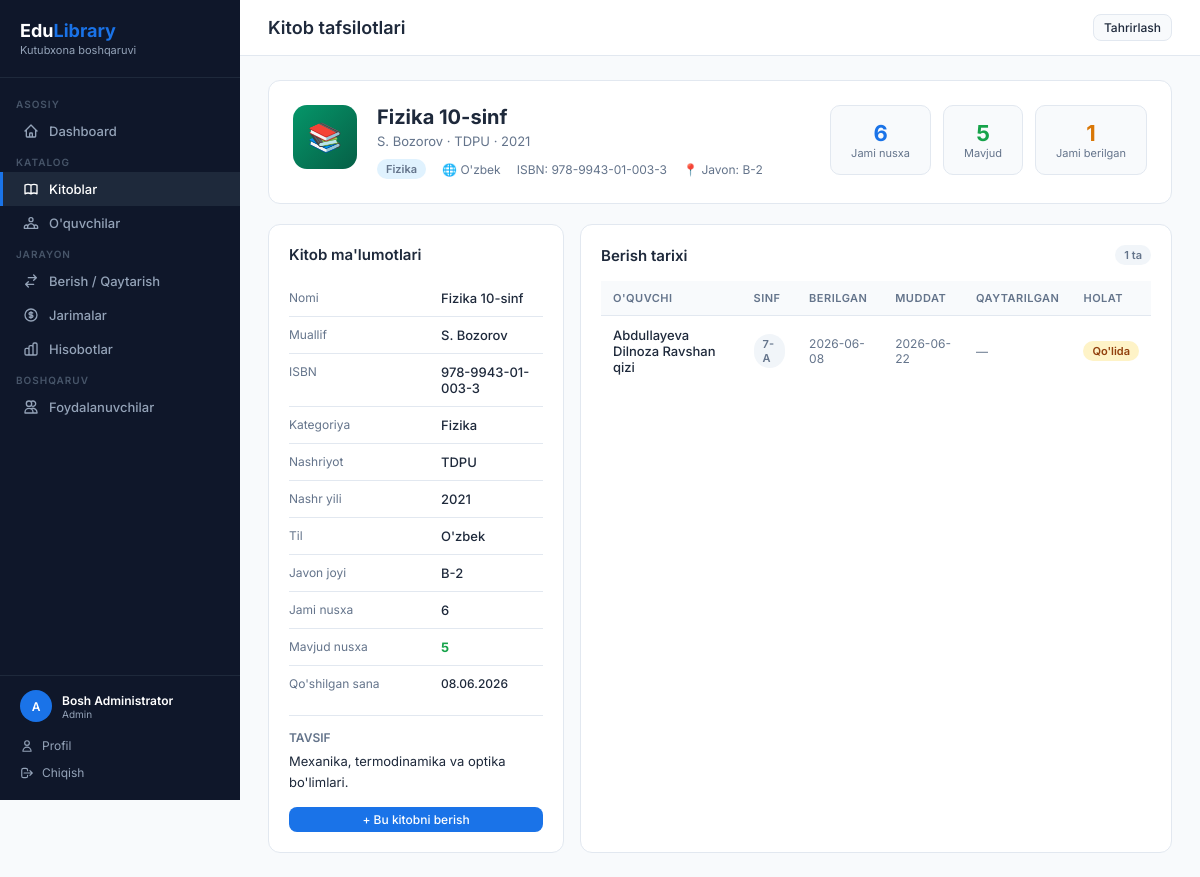
Before: /books/3 (signed in) with the older database file.
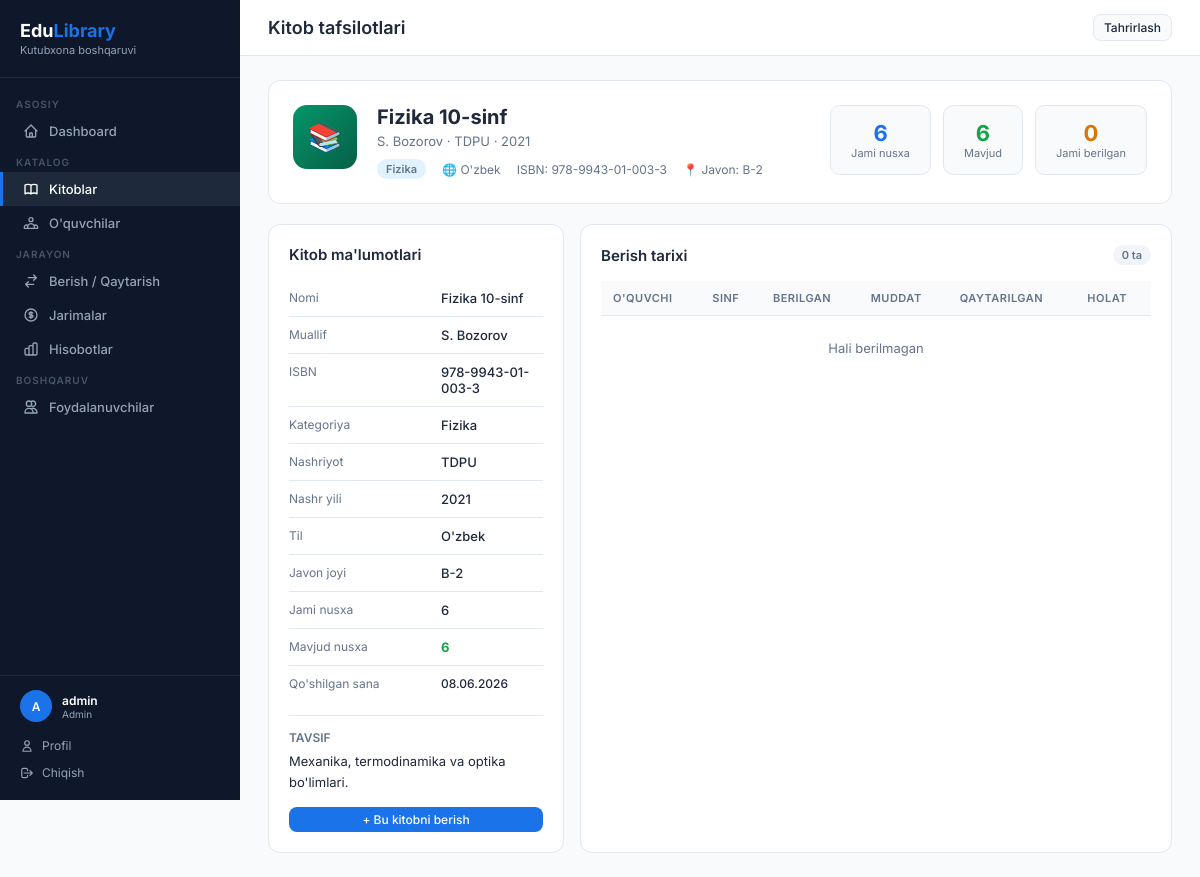
After: the same page with the newer database file.
### app.py (models this page shows, shortened)
class User(UserMixin, db.Model):
    id = db.Column(db.Integer, primary_key=True)
    username = db.Column(db.String(80), unique=True, nullable=False)
    password_hash = db.Column(db.String(200), nullable=False)
    role = db.Column(db.String(20), default='librarian')  # admin / librarian
    full_name = db.Column(db.String(150))
    email = db.Column(db.String(120), unique=True)
    phone = db.Column(db.String(20))
    is_active = db.Column(db.Boolean, default=True)
    last_login = db.Column(db.DateTime)
    created_at = db.Column(db.DateTime, default=datetime.utcnow)
    @property
    def display_name(self):
        try:
            return self.full_name or self.username
        except Exception:
            return self.username

class Book(db.Model):
    id = db.Column(db.Integer, primary_key=True)
    title = db.Column(db.String(200), nullable=False)
    author = db.Column(db.String(150), nullable=False)
    isbn = db.Column(db.String(30), unique=True)
    category = db.Column(db.String(80))
    total_copies = db.Column(db.Integer, default=1)
    available_copies = db.Column(db.Integer, default=1)
    description = db.Column(db.Text)
    publisher = db.Column(db.String(150))
    year = db.Column(db.Integer)
    language = db.Column(db.String(50), default="O'zbek")
    shelf_location = db.Column(db.String(50))
    created_at = db.Column(db.DateTime, default=datetime.utcnow)
    borrows = db.relationship('Borrow', backref='book', lazy=True)
    @property
    def borrow_count(self):
        return len(self.borrows)

class Borrow(db.Model):
    id = db.Column(db.Integer, primary_key=True)
    student_id = db.Column(db.Integer, db.ForeignKey('student.id'), nullable=False)
    book_id = db.Column(db.Integer, db.ForeignKey('book.id'), nullable=False)
    borrow_date = db.Column(db.Date, default=date.today)
    due_date = db.Column(db.Date, nullable=False)
    return_date = db.Column(db.Date, nullable=True)
    status = db.Column(db.String(20), default='borrowed')  # borrowed / returned / overdue
    notes = db.Column(db.String(250))
    fines = db.relationship('Fine', backref='borrow', lazy=True, cascade='all, delete-orphan')
    @property
    def is_overdue(self):
        return self.status == 'borrowed' and self.due_date < date.today()

class Student(db.Model):
    id = db.Column(db.Integer, primary_key=True)
    full_name = db.Column(db.String(150), nullable=False)
    student_id = db.Column(db.String(30), unique=True, nullable=False)
    grade = db.Column(db.String(20), nullable=False)
    gender = db.Column(db.String(10))           # erkak / ayol
    phone = db.Column(db.String(20))
    email = db.Column(db.String(120))
    date_of_birth = db.Column(db.Date)
    address = db.Column(db.String(250))
    parent_name = db.Column(db.String(150))
    parent_phone = db.Column(db.String(20))
    notes = db.Column(db.Text)
    created_at = db.Column(db.DateTime, default=datetime.utcnow)
    borrows = db.relationship('Borrow', backref='student', lazy=True, cascade='all, delete-orphan')

### app.py (the view)
@app.route('/books/<int:id>')
@login_required
def book_detail(id):
    book = Book.query.get_or_404(id)
    history = Borrow.query.filter_by(book_id=id).order_by(Borrow.id.desc()).all()
    return render_template('book_detail.html', book=book, history=history)

### app.py (called while the page is built)
@login_manager.user_loader
def load_user(user_id):
    return db.session.get(User, int(user_id))

### templates/book_detail.html (shortened to what the changed rows need)
{% extends 'base.html' %}
{% block page_title %}Kitob tafsilotlari{% endblock %}
{% block topbar_actions %}
  <a href="{{ url_for('edit_book', id=book.id) }}" class="btn btn-secondary btn-sm">Tahrirlash</a>
{% endblock %}
{% block content %}
<div class="detail-header">
  <div class="detail-avatar" style="background: linear-gradient(135deg, #059669, #065f46); font-size:28px;">
    📚
  </div>
  <div class="detail-title" style="flex:1;">
    <h2>{{ book.title }}</h2>
    <p>{{ book.author }}{% if book.publisher %} · {{ book.publisher }}{% endif %}{% if book.year %} · {{ book.year }}{% endif %}</p>
    <div class="detail-meta">
      {% if book.category %}<span class="badge badge-info" style="font-size:11px;">{{ book.category }}</span>{% endif %}
      {% if book.language %}<span>🌐 {{ book.language }}</span>{% endif %}
      {% if book.isbn %}<span>ISBN: {{ book.isbn }}</span>{% endif %}
      {% if book.shelf_location %}<span>📍 Javon: {{ book.shelf_location }}</span>{% endif %}
    </div>
  </div>
  <div style="display:flex; gap:12px; text-align:center;">
    <div style="background:var(--bg); border:1px solid var(--border); border-radius:10px; padding:14px 20px;">
      <div style="font-size:22px; font-weight:700; color:var(--primary);">{{ book.total_copies }}</div>
      <div style="font-size:11px; color:var(--text-muted);">Jami nusxa</div>
    </div>
    <div style="background:var(--bg); border:1px solid var(--border); border-radius:10px; padding:14px 20px;">
      <div style="font-size:22px; font-weight:700; color:{% if book.available_copies == 0 %}#dc2626{% else %}#16a34a{% endif %};">{{ book.available_copies }}</div>
      <div style="font-size:11px; color:var(--text-muted);">Mavjud</div>
    </div>
    <div style="background:var(--bg); border:1px solid var(--border); border-radius:10px; padding:14px 20px;">
      <div style="font-size:22px; font-weight:700; color:#d97706;">{{ book.borrow_count }}</div>
      <div style="font-size:11px; color:var(--text-muted);">Jami berilgan</div>
    </div>
  </div>
</div>
<div style="display:grid; grid-template-columns:1fr 2fr; gap:16px;">
  <div class="card">
    <div class="card-header"><h3>Kitob ma'lumotlari</h3></div>
    <div>
      <div class="info-item"><span class="info-label">Nomi</span><span class="info-value">{{ book.title }}</span></div>
      <div class="info-item"><span class="info-label">Muallif</span><span class="info-value">{{ book.author }}</span></div>
      <div class="info-item"><span class="info-label">ISBN</span><span class="info-value">{{ book.isbn or '—' }}</span></div>
      <div class="info-item"><span class="info-label">Kategoriya</span><span class="info-value">{{ book.category or '—' }}</span></div>
      <div class="info-item"><span class="info-label">Nashriyot</span><span class="info-value">{{ book.publisher or '—' }}</span></div>
      <div class="info-item"><span class="info-label">Nashr yili</span><span class="info-value">{{ book.year or '—' }}</span></div>
      <div class="info-item"><span class="info-label">Til</span><span class="info-value">{{ book.language or '—' }}</span></div>
      <div class="info-item"><span class="info-label">Javon joyi</span><span class="info-value">{{ book.shelf_location or '—' }}</span></div>
      <div class="info-item"><span class="info-label">Jami nusxa</span><span class="info-value">{{ book.total_copies }}</span></div>
      <div class="info-item"><span class="info-label">Mavjud nusxa</span>
        <span class="info-value" style="color:{% if book.available_copies == 0 %}#dc2626{% else %}#16a34a{% endif %}; font-weight:700;">{{ book.available_copies }}</span>
      </div>
      <div class="info-item"><span class="info-label">Qo'shilgan sana</span><span class="info-value" style="font-size:12px;">{{ book.created_at.strftime('%d.%m.%Y') }}</span></div>
    </div>
    {% if book.description %}
    <div style="margin-top:14px; padding-top:14px; border-top:1px solid var(--border);">
      <div style="font-size:12px; color:var(--text-muted); margin-bottom:6px; font-weight:600;">TAVSIF</div>
      <p style="font-size:13px; line-height:1.6; color:var(--text);">{{ book.description }}</p>
    </div>
    {% endif %}
    {% if book.available_copies > 0 %}
    <div style="margin-top:14px;">
      <a href="{{ url_for('add_borrow') }}" class="btn btn-primary btn-sm" style="width:100%; justify-content:center;">+ Bu kitobni berish</a>
    </div>
    {% else %}
    <div style="margin-top:14px; padding:10px; background:#fee2e2; border-radius:8px; font-size:13px; color:#dc2626; text-align:center;">
      Barcha nusxalar berilgan
    </div>
    {% endif %}
  </div>
  <div class="card">
    <div class="card-header">
      <h3>Berish tarixi</h3>
      <span class="badge badge-secondary">{{ history|length }} ta</span>
    </div>
    <div class="table-wrap">
      <table>
        <thead>
          <tr>
            <th>O'quvchi</th>
            <th>Sinf</th>
            <th>Berilgan</th>
            <th>Muddat</th>
            <th>Qaytarilgan</th>
            <th>Holat</th>
          </tr>
        </thead>
        <tbody>
          {% for b in history %}
          <tr>
            <td>
              <a href="{{ url_for('student_detail', id=b.student.id) }}" style="color:var(--text); text-decoration:none; font-weight:500;">{{ b.student.full_name }}</a>
            </td>
            <td><span class="badge badge-secondary">{{ b.student.grade }}</span></td>
            <td style="font-size:12px; color:var(--text-muted);">{{ b.borrow_date }}</td>
            <td style="font-size:12px; {% if b.is_overdue %}color:#dc2626; font-weight:600;{% else %}color:var(--text-muted);{% endif %}">{{ b.due_date }}</td>
            <td style="font-size:12px; color:var(--text-muted);">{{ b.return_date or '—' }}</td>
            <td>
              {% if b.status == 'returned' %}
                <span class="badge badge-success">Qaytarildi</span>
              {% elif b.is_overdue %}
                <span class="badge badge-danger">Kechikdi</span>
              {% else %}
                <span class="badge badge-warning">Qo'lida</span>
              {% endif %}
            </td>
          </tr>
          {% else %}
          <tr><td colspan="6" style="text-align:center; color:var(--text-muted); padding:24px;">Hali berilmagan</td></tr>
          {% endfor %}
        </tbody>
      </table>
    </div>
  </div>
</div>
{% endblock %}

### templates/base.html (shortened to what this page needs)
<!DOCTYPE html>
<html lang="uz">
<head>
</head>
<body>
{% if current_user.is_authenticated %}
<aside class="sidebar">
  <div class="sidebar-logo">
    <h2>Edu<span>Library</span></h2>
    <p>Kutubxona boshqaruvi</p>
  </div>
  <nav>
    <div class="nav-section">Asosiy</div>
    <a href="{{ url_for('dashboard') }}" class="nav-item {% if request.endpoint == 'dashboard' %}active{% endif %}">
      <svg fill="none" viewBox="0 0 24 24" stroke="currentColor"><path stroke-linecap="round" stroke-linejoin="round" stroke-width="2" d="M3 12l2-2m0 0l7-7 7 7M5 10v10a1 1 0 001 1h3m10-11l2 2m-2-2v10a1 1 0 01-1 1h-3m-6 0a1 1 0 001-1v-4a1 1 0 011-1h2a1 1 0 011 1v4a1 1 0 001 1m-6 0h6"/></svg>
      Dashboard
    </a>
    <div class="nav-section">Katalog</div>
    <a href="{{ url_for('books') }}" class="nav-item {% if 'book' in request.endpoint %}active{% endif %}">
      Kitoblar
    </a>
    <a href="{{ url_for('students') }}" class="nav-item {% if 'student' in request.endpoint %}active{% endif %}">
      O'quvchilar
    </a>
    <div class="nav-section">Jarayon</div>
    <a href="{{ url_for('borrows') }}" class="nav-item {% if 'borrow' in request.endpoint %}active{% endif %}">
      <svg fill="none" viewBox="0 0 24 24" stroke="currentColor"><path stroke-linecap="round" stroke-linejoin="round" stroke-width="2" d="M8 7h12m0 0l-4-4m4 4l-4 4m0 6H4m0 0l4 4m-4-4l4-4"/></svg>
      Berish / Qaytarish
    </a>
    <a href="{{ url_for('fines') }}" class="nav-item {% if 'fine' in request.endpoint %}active{% endif %}">
      <svg fill="none" viewBox="0 0 24 24" stroke="currentColor"><path stroke-linecap="round" stroke-linejoin="round" stroke-width="2" d="M12 8c-1.657 0-3 .895-3 2s1.343 2 3 2 3 .895 3 2-1.343 2-3 2m0-8c1.11 0 2.08.402 2.599 1M12 8V7m0 1v8m0 0v1m0-1c-1.11 0-2.08-.402-2.599-1M21 12a9 9 0 11-18 0 9 9 0 0118 0z"/></svg>
      Jarimalar
    </a>
    <a href="{{ url_for('reports') }}" class="nav-item {% if request.endpoint == 'reports' %}active{% endif %}">
      Hisobotlar
    </a>
    {% if current_user.role == 'admin' %}
    <div class="nav-section">Boshqaruv</div>
    <a href="{{ url_for('users') }}" class="nav-item {% if 'user' in request.endpoint and request.endpoint != 'profile' %}active{% endif %}">
      <svg fill="none" viewBox="0 0 24 24" stroke="currentColor"><path stroke-linecap="round" stroke-linejoin="round" stroke-width="2" d="M12 4.354a4 4 0 110 5.292M15 21H3v-1a6 6 0 0112 0v1zm0 0h6v-1a6 6 0 00-9-5.197M13 7a4 4 0 11-8 0 4 4 0 018 0z"/></svg>
      Foydalanuvchilar
    </a>
    {% endif %}
  </nav>
  <div class="sidebar-footer">
    <div class="sidebar-user">
      <div class="avatar-sm">{{ current_user.username[0].upper() }}</div>
      <div class="info">
        <div class="name">{{ current_user.display_name }}</div>
        <div class="role">{{ 'Admin' if current_user.role == 'admin' else 'Kutubxonachi' }}</div>
      </div>
    </div>
    <a href="{{ url_for('profile') }}">
      <svg width="14" height="14" fill="none" viewBox="0 0 24 24" stroke="currentColor"><path stroke-linecap="round" stroke-linejoin="round" stroke-width="2" d="M16 7a4 4 0 11-8 0 4 4 0 018 0zM12 14a7 7 0 00-7 7h14a7 7 0 00-7-7z"/></svg>
      Profil
    </a>
    <a href="{{ url_for('logout') }}">
      <svg width="14" height="14" fill="none" viewBox="0 0 24 24" stroke="currentColor"><path stroke-linecap="round" stroke-linejoin="round" stroke-width="2" d="M17 16l4-4m0 0l-4-4m4 4H7m6 4v1a3 3 0 01-3 3H6a3 3 0 01-3-3V7a3 3 0 013-3h4a3 3 0 013 3v1"/></svg>
      Chiqish
    </a>
  </div>
</aside>
<div class="main">
  <div class="topbar">
    <h1>{% block page_title %}{% endblock %}</h1>
    <div class="actions">{% block topbar_actions %}{% endblock %}</div>
  </div>
  <div class="content">
    {% block content %}{% endblock %}
  </div>
</div>
{% else %}
{% block auth_content %}{% endblock %}
{% endif %}
</body>
</html>

Changed rows visible on the page:
removed Borrow: student.full_name "Abdullayeva Dilnoza Ravshan qizi", student.grade "7-A", borrow_date "2026-06-08", due_date "2026-06-22", return_date "—", status "Qo'lida"
changed User "Admin": display_name "Bosh Administrator" → "admin"
changed Book "Fizika 10-sinf": available_copies "5" → "6"
Other visible differences:
{{ book.borrow_count }}: "1" → "0"
{{ history|length }}: "1" → "0"
text now shown: "Hali berilmagan"
